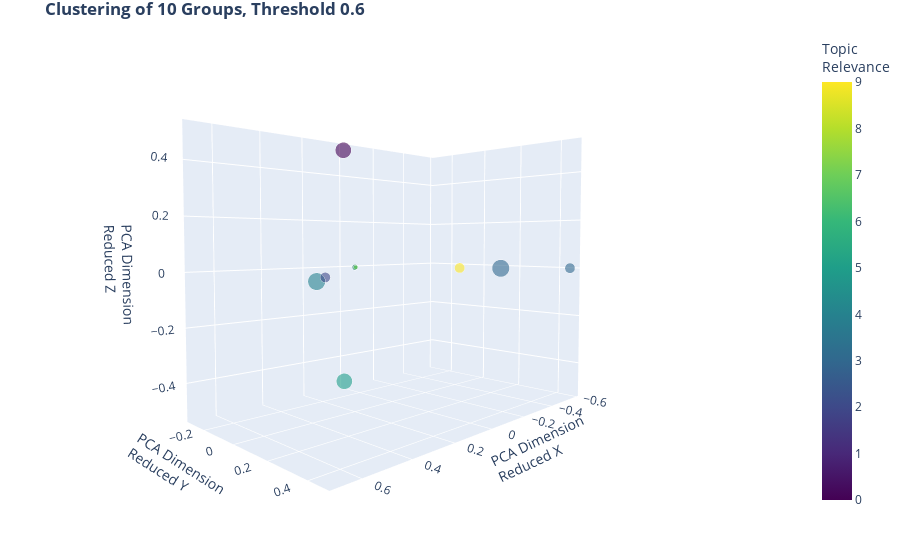

Source (notebook cell):
### Markdown cell above
Now that the similarity matrix has been calculated it is very quick and easy to produce additional plots. For instance with a higher threshold, thus filtering out less significant articles or specifying a different number of topics to color-code.

### Code cell
do3DPlotOfCosineSimilarity(allDict,matrix=matrix,numTopics=10, threshold=0.6)

### Figure 1 — Plotly figure (JSON) as saved in the notebook; plotly's stock layout.template omitted (floating-point values rounded to 4 significant figures)
{"data": [{"hoverinfo": "text", "marker": {"color": [1, 0, 4, 5, 7, 2, 9, 3, 8, 6, 3], "colorbar": {"title": {"text": "Topic<br>Relevance"}}, "colorscale": [[0, "#440154"], [0.1111, "#482878"], [0.2222, "#3e4989"], [0.3333, "#31688e"], [0.4444, "#26828e"], [0.5556, "#1f9e89"], [0.6667, "#35b779"], [0.7778, "#6ece58"], [0.8889, "#b5de2b"], [1, "#fde725"]], "opacity": 0.6, "showscale": true, "size": [4, 11, 12, 11, 3, 7, 7, 12, 3, 4, 7]}, "mode": "markers", "text": ["Title:           Coronavirus: Evening update as UK death ...<br>Feed:         BBC News  <br>Published: 05/05/2020, 17:02:36<br>Author:       n/a       <br>", "Title:           WHO probes possible coronavirus link to ...<br>Feed:         Al Jazeera<br>Published: 15/05/2020, 19:41:02<br>Author:       n/a       <br>", "Title:           Singapore reports 632 new Covid-19 cases<br>Feed:         Times of India<br>Published: 05/05/2020, 15:55:47<br>Author:       n/a       <br>", "Title:           Children in New York hospitalised over c...<br>Feed:         The Independent<br>Published: 05/05/2020, 11:00:22<br>Author:       Kate Ng   <br>", "Title:           China plans new national security law fo...<br>Feed:         Al Jazeera<br>Published: 21/05/2020, 16:04:11<br>Author:       n/a       <br>", "Title:           France says coronavirus death toll rises...<br>Feed:         Reuters   <br>Published: 16/05/2020, 13:57:13<br>Author:       n/a       <br>", "Title:           Russia reports record one-day rise in co...<br>Feed:         Reuters   <br>Published: 26/05/2020, 03:50:59<br>Author:       n/a       <br>", "Title:           Russia reports over 10,000 new Covid-19 ...<br>Feed:         Times of India<br>Published: 15/05/2020, 15:36:30<br>Author:       n/a       <br>", "Title:           US to expel Chinese students with ties t...<br>Feed:         The Independent<br>Published: 28/05/2020, 15:18:22<br>Author:       Justin Vallejo<br>", "Title:           Coronavirus Briefing: What Happened Toda...<br>Feed:         NY Times  <br>Published: 27/05/2020, 23:21:42<br>Author:       By Jonathan Wolfe Lara Takenaga<br>", "Title:           Singapore reports 465 new coronavirus ca...<br>Feed:         Reuters   <br>Published: 16/05/2020, 12:31:42<br>Author:       n/a       <br>"], "textfont": {"color": "crimson", "family": "sans serif", "size": 8}, "type": "scatter3d", "x": [8.158e-17, -1.447e-16, 0.6727, -3.966e-16, 1.372e-16, 0.5417, -0.2684, -0.3687, -3.604e-17, 5.85e-17, -0.5774], "y": [-0.2289, -0.3054, 0.3903, -0.3054, -0.2238, 0.2604, 0.1302, 0.267, -0.2238, -0.2289, 0.4681], "z": [-3.521e-16, 0.5091, -7.315e-16, -0.5091, 9.871e-16, 6.274e-16, -1.386e-15, 9.072e-16, -1.331e-15, -7.87e-17, -1.92e-16]}], "layout": {"margin": {"b": 50, "l": 0, "r": 0, "t": 30}, "scene": {"camera": {"eye": {"x": 1.5, "y": 1.5, "z": 0.1}}, "xaxis": {"title": {"text": "PCA Dimension<br>Reduced X"}}, "yaxis": {"title": {"text": "PCA Dimension<br>Reduced Y"}}, "zaxis": {"title": {"text": "PCA Dimension<br>Reduced Z"}}}, "showlegend": false, "title": {"text": "<b>Clustering of 10 Groups, Threshold 0.6"}}}
